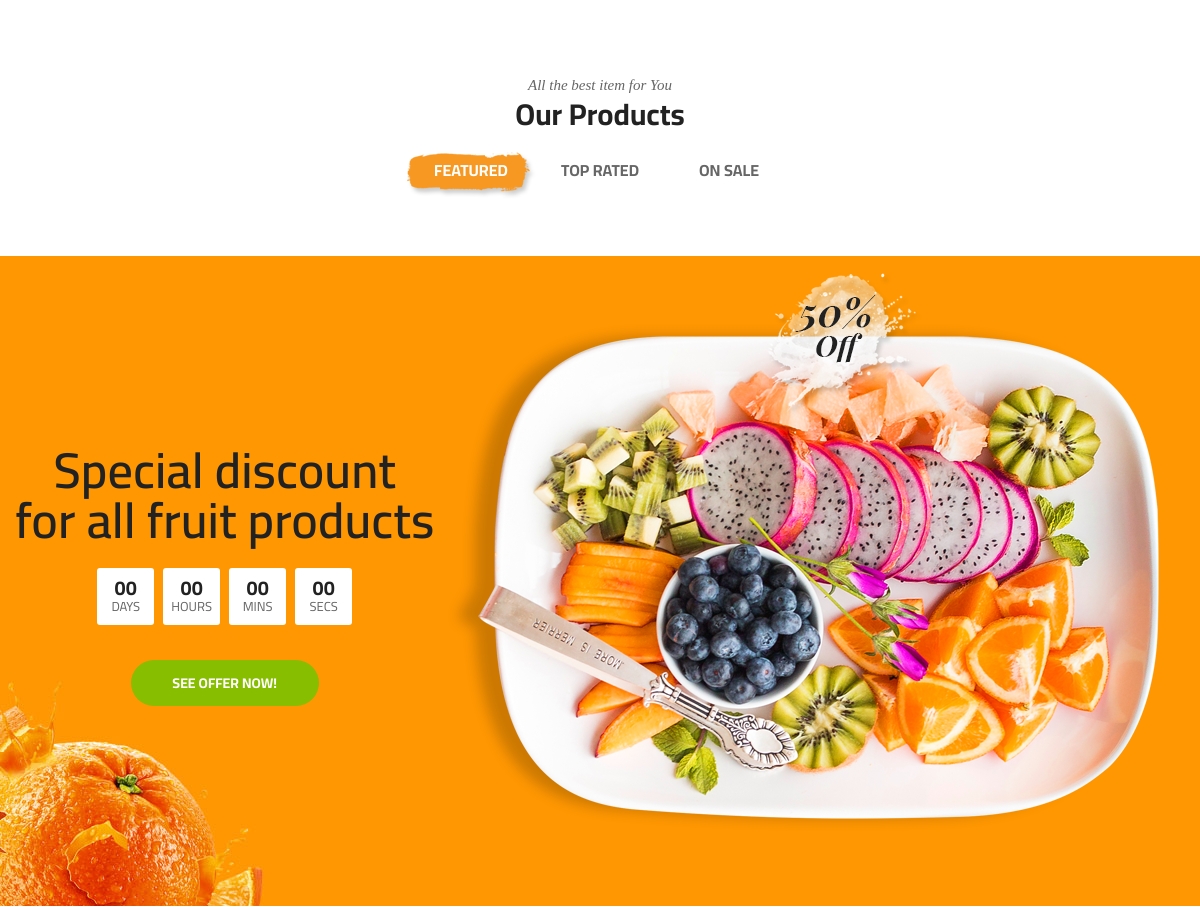
The app's page / (middle part), older data.
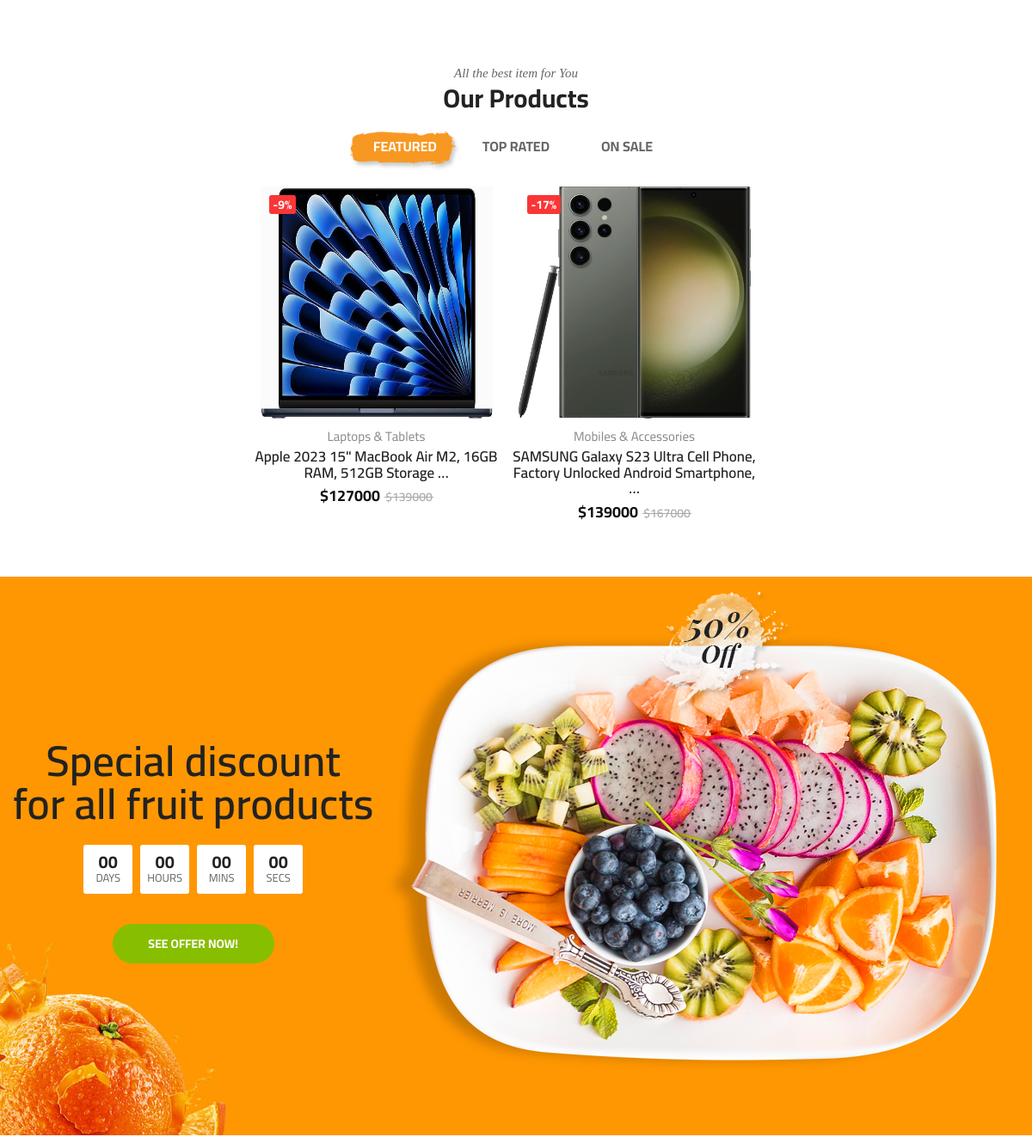
The same page, newer data.
### core/models.py (models this page shows, shortened)
class Product(models.Model):
    pid = ShortUUIDField(
        length=12,
        max_length=20,
        alphabet="abcdefgh12345",
        unique = True
    )
    category = models.ForeignKey(Category, on_delete=models.CASCADE, related_name="products")
    user = models.ForeignKey(User, on_delete=models.CASCADE)
    title = models.CharField(max_length=250, default='')
    slug= models.SlugField(unique=True, max_length=250)
    image = models.ImageField(upload_to='user_directory_path')
    short_description = RichTextField(blank=True, null= True, default="N/A")
    price = models.IntegerField(default="0")
    old_price = models.IntegerField(default="0")
    product_description = RichTextField(null=True,blank=True)
    tags = TaggableManager(blank=True)
    product_status = models.CharField(choices=STATUS, max_length=10, default='in_review')
    section = models.ForeignKey(Sections, on_delete=models.CASCADE, blank=True, null=True)
    status = models.BooleanField(default=True)
    in_stock = models.BooleanField(default=True)
    digital = models.BooleanField(default=False)
    sku = ShortUUIDField(
        length=8,
        max_length=10,
        alphabet="12345ABCDEFGH",
        unique = True,
    )
    creatd_at = models.DateTimeField(auto_now_add=True)
    updated_at = models.DateTimeField(null=True,blank=True)
    class Meta:
        verbose_name_plural = 'Products'
        ordering = ['-creatd_at']
    def get_percentage(self):
        new_price = ( (self.old_price-self.price) / self.old_price ) * 100
        return new_price

class Category(models.Model):
    cid = ShortUUIDField(
        length=12,
        max_length=20,
        prefix="cat",
        alphabet="abcdefg1234",
        unique = True
    )
    m_category = models.ForeignKey(Main_Category, on_delete=models.CASCADE,blank=True,null=True)
    sub_category = models.ForeignKey('self',related_name='subcategory',on_delete=models.CASCADE,blank=True,null=True)
    title = models.CharField(max_length=250)
    slug = models.SlugField(max_length=250, unique=True)
    image = models.ImageField(upload_to='category',blank=True,null=True)
    featured = models.BooleanField(default=False)
    class Meta:
        verbose_name_plural = 'Categories'
    def __str__(self) -> str:
        return self.title

### core/views.py (the view)
# urls.py: path('',HomeView.as_view(), name = 'home' ),
class HomeView(TemplateView):
    template_name = 'index.html'
    def get_context_data(self, **kwargs):
        context  = super().get_context_data(**kwargs)
        context['products'] = Product.objects.all()
        context.update(
            {
                "maincats": Main_Category.objects.all(),
                "sliders" : Slider.objects.filter(active=True)[0:3],
                "topbanners" : TopBanner.objects.filter(active=True)[0:10],
                "featured_categories": Category.objects.filter(featured=True),
                "featured_products" : Product.objects.filter(section__title="Featured"),
                "top_rated": Product.objects.filter(section__title="Top-Rated"),
                "on_sale": Product.objects.filter(section__title="On-Sale")
            }
        )
        return context

### templates/index.html (shortened to what the changed rows need)
{% extends "base.html" %}
{% load static %}
{% block content %}
    <div class="page-contain">
        <div id="main-content" class="main-content">
            <div class="product-tab z-index-20 sm-margin-top-80px xs-margin-top-20px">
                <div class="container">
                    <div class="biolife-tab biolife-tab-contain sm-margin-top-23px">
                        <div class="tab-content">
                            <div id="tab01_1st" class="tab-contain active">
                                <ul class="products-list biolife-carousel nav-center-02 nav-none-on-mobile eq-height-contain" data-slick='{"rows":1 ,"arrows":true,"dots":false,"infinite":true,"speed":400,"slidesMargin":10,"slidesToShow":4, "responsive":[{"breakpoint":1200, "settings":{ "slidesToShow": 4}},{"breakpoint":992, "settings":{ "slidesToShow": 3, "slidesMargin":20}},{"breakpoint":768, "settings":{ "slidesToShow": 2, "rows":2, "slidesMargin":15}}]}'>
                                    {% for fp in featured_products %}
                                    <li class="product-item">
                                        <div class="contain-product layout-default">
                                            <div class="product-thumb">
                                                <div class="labels">
                                                    {% if fp.old_price %}
                                                        <span class="sale-label">-{{fp.get_percentage|floatformat:0}}%</span>
                                                        {% endif %}
                                                </div>
                                                <a href="{% url 'product-details' fp.slug %}" class="link-to-product">
                                                    <img src="{{ fp.image.url }}" alt="Vegetables" style="height: 270px; width: 270px;" class="product-thumbnail">
                                                </a>
                                            </div>
                                            <div class="info">
                                                <b class="categories">{{fp.category}}</b>
                                                <h4 class="product-title"><a href="{% url 'product-details' fp.slug %}" class="pr-name">{{fp.title |truncatewords:10}}</a></h4>
                                                <div class="price ">
                                                    <ins><span class="price-amount"><span class="currencySymbol">$</span>{{fp.price}}</span></ins>
                                                    <del><span class="price-amount"><span class="currencySymbol">$</span>{{fp.old_price}}</span></del>
                                                </div>
                                            </div>
                                        </div>
                                    </li>
                                    {% endfor %}
                                </ul>
                            </div>
                        </div>
                    </div>
                </div>
            </div>
        </div>
    </div>
{% endblock content %}

Row changes from the older to the newer data that the page shows:
now on this page (row edited): Product: get_percentage "9", image (picture), category "Laptops & Tablets", title "Apple 2023 15\" MacBook Air M2, 16GB RAM, 512GB Storage …", price "127000", old_price "139000"
now on this page (row edited): Product: get_percentage "17", image (picture), category "Mobiles & Accessories", title "SAMSUNG Galaxy S23 Ultra Cell Phone, Factory Unlocked Android Smartphone, …", price "139000", old_price "167000"
